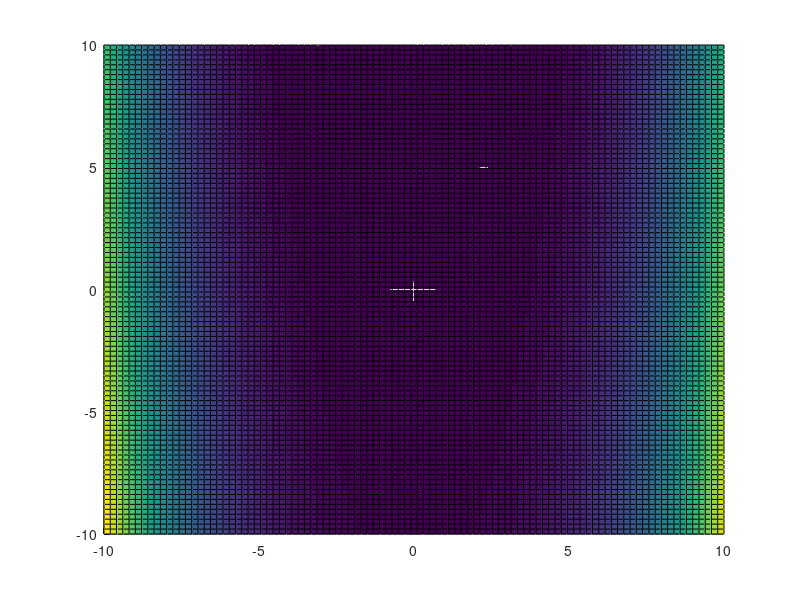

Here is the MATLAB script that generated this plot: (Note: this script raises an error after producing the figure.)
start_tic = tic;
gcf;
clf(1); ax = axes('parent', 1);
hold(ax, 'on');
grid(ax, 'on');

bond = 10;
x = linspace(-bond, bond);
[X, Y] = meshgrid(x, x);

Z = 100*(Y - X.^2).^2 + (1-X).^2;

h = surf(ax, X, Y, Z);
h.LineStyle = 'none';

[zmin, idx] = min(Z, [], 2);
plot3(x(idx), x, zmin, 'r');

xlabel('X');
ylabel('Y');
zlim([0, 200]);

fprintf('%s elapsed: %f s\n', mfilename, toc(start_tic));